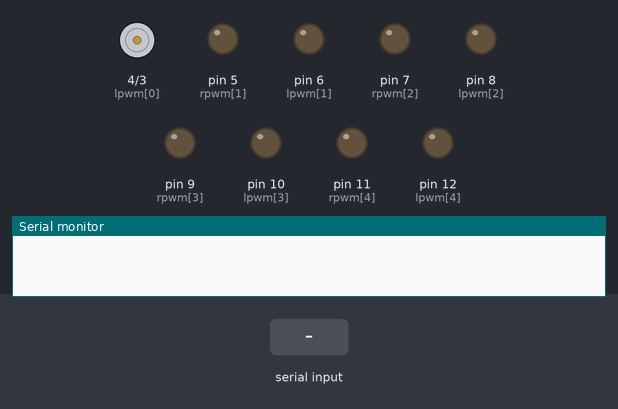
The sketch below on a simulated Arduino Uno, built with avr-gcc and run on an emulated ATmega328P. On the bench: motor-driver pin pairs drawn as motors (green arrow = first pin HIGH = forward, orange = second pin HIGH = backward, longer = more drive), output pins drawn as LEDs (lit = HIGH), the last lines printed to the serial monitor. Inputs (shaded band) come from the test bench.

Above: at 1.2 s.
1.3 s: "90,45,200\n" received over Serial
At 1.9 s:
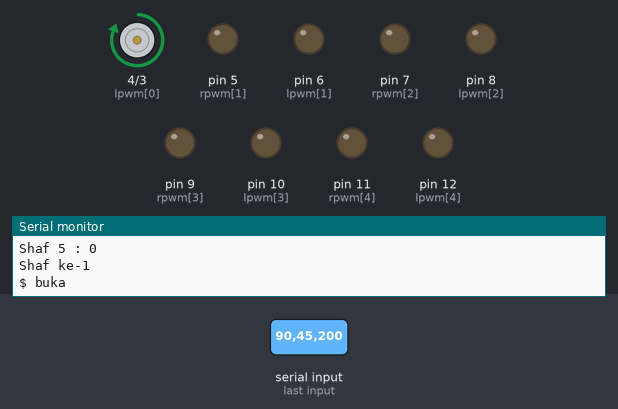
Timing chart, 0 to 10.3 s (numbered marks = the images above; inputs shaded):
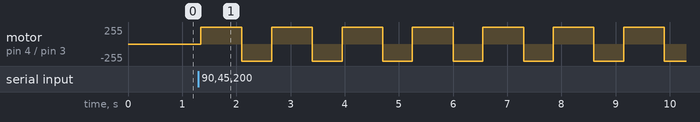

Measured:
- after the input at 1.3 s, motor on pin 4 (lpwm[0]) / pin 3 (rpwm[0]): alternates forward 255/255 for 0.75 s and backward 255/255 for 0.55 s, starting at once

The sketch:

Komunikasi__Vending.ino
```cpp
//#define rpwm1 3
//#define rpwm2 5
//#define rpwm3 7
//#define rpwm4 9
//#define rpwm5 11
//
//#define lpwm1 4
//#define lpwm2 6
//#define lpwm3 8
//#define lpwm4 10
//#define lpwm5 12


// pin setup untuk
//const int rpwm[0]= 3;
//const int rpwm[1]= 5;
//const int rpwm[2]= 7;
//const int rpwm[3]= 9;
int rpwm[5]= {3,5,7,9,11};

//const int lpwm[0]= 4;
//const int lpwm[1]= 6;
//const int lpwm[2]= 8;
//const int lpwm[3]= 10;
int lpwm[5]= {4,6,8,10,12};

String dataIn;
String dataBukaShaf[10];
int i;
boolean parsing=false;

void setup()
{
  Serial.begin(9600);
  dataIn="";
//  pinMode(rpwm1, OUTPUT);
//  pinMode(rpwm2, OUTPUT);
//  pinMode(rpwm3, OUTPUT);
//  pinMode(rpwm4, OUTPUT);
//  pinMode(rpwm5, OUTPUT);
//  pinMode(lpwm1, OUTPUT);
//  pinMode(lpwm2, OUTPUT);
//  pinMode(lpwm3, OUTPUT);
//  pinMode(lpwm4, OUTPUT);
//  pinMode(lpwm5, OUTPUT);

  for(int x=0;x<=4;x++)
  {
    pinMode(rpwm[x], OUTPUT);
    pinMode(lpwm[x], OUTPUT);
  }

}

void loop()
{
  if(Serial.available()>0)
  {
    char inChar = (char)Serial.read();
    dataIn += inChar;
    if (inChar == '\n') {parsing = true;}
  }
  if(parsing)
  {
    parsingData();
    prosesBuka();
    parsing=false;
    dataIn="";
  }
}
void parsingData()
{
  int j=0;
  //kirim data yang telah diterima sebelumnya
  Serial.print("data masuk : ");
  Serial.print(dataIn);
  Serial.print("\n");
  //inisialisasi variabel, (reset isi variabel)
  dataBukaShaf[j]="";
  //proses parsing data
  for(i=0;i<dataIn.length();i++)
  {
   //pengecekan tiap karakter dengan karakter (#) dan (,)
   if ((dataIn[i] == '#') || (dataIn[i] == ','))
   {
     //increment variabel j, digunakan untuk merubah index array penampung
     j++;
     dataBukaShaf[j]=""; //inisialisasi variabel array dt[j]
   }
   else
   {
     //proses tampung data saat pengecekan karakter selesai.
     dataBukaShaf[j] = dataBukaShaf[j] + dataIn[i];
   }
  }
      //kirim data hasil parsing
    Serial.print("Shaf 1 : ");
    Serial.print(dataBukaShaf[0].toInt());
    Serial.print("\n");
    Serial.print("Shaf 2 : ");
    Serial.print(dataBukaShaf[1].toInt());
    Serial.print("\n");
    Serial.print("Shaf 3 : ");
    Serial.print(dataBukaShaf[2].toInt());
    Serial.print("\n");
    Serial.print("Shaf 4 : ");
    Serial.print(dataBukaShaf[3].toInt());
    Serial.print("\n");
    Serial.print("Shaf 5 : ");
    Serial.print(dataBukaShaf[4].toInt());
    Serial.print("\n\n");
}
void resetData()
{
  for(int x=0;x<=4;x++)
  {
    dataBukaShaf[x]="0";
  }
}
void prosesBuka()
{
  for(int jumlahShaf=0;jumlahShaf<=4;jumlahShaf++)
  {
    Serial.print("Shaf ke-");
    Serial.print(jumlahShaf + 1); // di plus 1 hanya untuk lihat di print aja
    Serial.println();
    for(int jumlahOpen=1;jumlahOpen<=dataBukaShaf[jumlahShaf].toInt();jumlahOpen++)
    {
//     Serial.print("$ ");
//     analogWrite(rpwm1, 0);
//     analogWrite(lpwm1, 100);
//     Serial.println("buka");
//     delay(750);
//     analogWrite(rpwm1, 150);
//     analogWrite(lpwm1, 0);
//     Serial.println("tutup");
//     delay(550);
//     analogWrite(rpwm1, 0);
//     analogWrite(lpwm1, 0);
//     Serial.println("tutup");
//     delay(550);

     Serial.print("$ ");
     analogWrite(rpwm[jumlahShaf], 0);
     analogWrite(lpwm[jumlahShaf], 255);
     Serial.println("buka");
     delay(750);
     analogWrite(rpwm[jumlahShaf], 255);
     analogWrite(lpwm[jumlahShaf], 0);
     Serial.println("tutup");
     delay(550);
    }
     Serial.println();
  }
  resetData();
}
```
